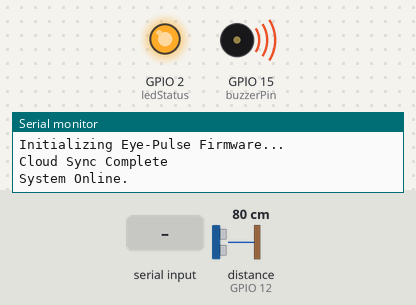
Bench run of a sketch on a simulated ESP8266 (NodeMCU). Shown: output pins drawn as LEDs (lit = HIGH), buzzer (waves = sounding, pin HIGH), the last lines printed to the serial monitor. Wiring (inferred from the names in the program): ultrasonic range finder: trigger GPIO 14; echo GPIO 12. The inputs (shaded band) are chosen by the test bench; at power-on: distance to the obstacle (sensor on GPIO 12) 80 cm. The echo pulse lasts 58.3 µs per cm; WiFi joins after 1.5 s; servers stay silent unless stated; random numbers use the default seed unless the sketch sets one; pins used as bus, display or sensor lines are not drawn.

Above: at 2.2 s.
At 3.9 s:
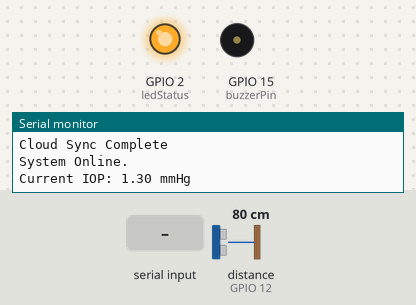
4.0 s: "r" received over Serial
At 7.4 s:
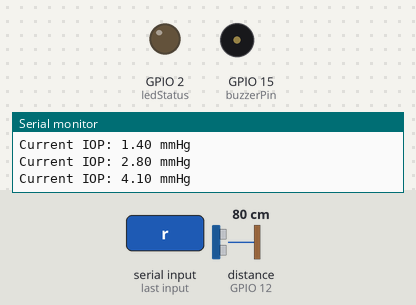
8.1 s: "s" received over Serial
Timing chart, 0 to 11.1 s (numbered marks = the images above; inputs shaded):
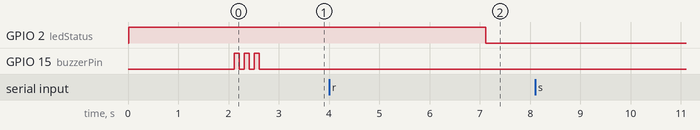

The sketch:

fimware.ino
```cpp
#include <ESP8266WiFi.h>
#include <BlynkSimpleEsp8266.h>
#include <Ticker.h>
#include <EEPROM.h>

#define BLYNK_TEMPLATE_ID "YOUR_TEMPLATE_ID"
#define BLYNK_TEMPLATE_NAME "EyePulse"
#define BLYNK_AUTH_TOKEN "YOUR_AUTH_TOKEN"

char ssid[] = "YOUR_WIFI_SSID";
char pass[] = "YOUR_WIFI_PASS";

const int trigPin = 14;
const int echoPin = 12;
const int ledStatus = 2;
const int buzzerPin = 15;

const int EEPROM_SIZE = 64;
const float IOP_THRESHOLD = 21.0;
const int SAMPLE_COUNT = 10;

float currentIOP = 0.0;
float iopBuffer[SAMPLE_COUNT];
int bufferIndex = 0;
bool systemReady = false;

BlynkTimer timer;

void initializeHardware() {
    pinMode(trigPin, OUTPUT);
    pinMode(echoPin, INPUT);
    pinMode(ledStatus, OUTPUT);
    pinMode(buzzerPin, OUTPUT);

    digitalWrite(ledStatus, HIGH);
    digitalWrite(buzzerPin, LOW);
}

void playAlert() {
    for(int i = 0; i < 3; i++) {
        digitalWrite(buzzerPin, HIGH);
        delay(100);
        digitalWrite(buzzerPin, LOW);
        delay(100);
    }
}

float calculateAcousticDeformation() {
    long duration;
    float distance;

    digitalWrite(trigPin, LOW);
    delayMicroseconds(2);
    digitalWrite(trigPin, HIGH);
    delayMicroseconds(10);
    digitalWrite(trigPin, LOW);

    duration = pulseIn(echoPin, HIGH, 30000);

    if (duration == 0) return -1.0;

    distance = (duration * 0.0343) / 2;
    return distance;
}

float estimateIOP(float deformation) {
    if (deformation <= 0) return 0.0;

    float pressure = 40.0 - (deformation * 5.0);

    if (pressure < 5.0) pressure = 10.0 + random(2, 5);
    if (pressure > 45.0) pressure = 45.0;

    return pressure;
}

void processSensorCycle() {
    float rawDeformation = calculateAcousticDeformation();

    if (rawDeformation > 0) {
        float calculatedIOP = estimateIOP(rawDeformation);

        iopBuffer[bufferIndex] = calculatedIOP;
        bufferIndex = (bufferIndex + 1) % SAMPLE_COUNT;

        float sum = 0;
        for(int i = 0; i < SAMPLE_COUNT; i++) {
            sum += iopBuffer[i];
        }
        currentIOP = sum / SAMPLE_COUNT;

        Serial.print("Current IOP: ");
        Serial.print(currentIOP);
        Serial.println(" mmHg");
    } else {
        Serial.println("Sensor Timeout - Check Positioning");
    }
}

void updateCloudDashboard() {
    if (WiFi.status() == WL_CONNECTED) {
        Blynk.virtualWrite(V0, currentIOP);

        if (currentIOP > IOP_THRESHOLD) {
            Blynk.virtualWrite(V1, "HIGH RISK");
            Blynk.virtualWrite(V2, 255);
            Blynk.logEvent("iop_alert", "High Intraocular Pressure Detected!");
            playAlert();
        } else if (currentIOP < 10.0 && currentIOP > 0) {
            Blynk.virtualWrite(V1, "LOW");
            Blynk.virtualWrite(V2, 128);
        } else {
            Blynk.virtualWrite(V1, "NORMAL");
            Blynk.virtualWrite(V2, 0);
        }
    }
}

void checkSystemHealth() {
    if (WiFi.status() != WL_CONNECTED) {
        digitalWrite(ledStatus, !digitalRead(ledStatus));
    } else {
        digitalWrite(ledStatus, LOW);
    }
}

void handleSerialCommands() {
    if (Serial.available() > 0) {
        char cmd = Serial.read();
        if (cmd == 'r') {
            Serial.println("Resetting Buffer...");
            for(int i = 0; i < SAMPLE_COUNT; i++) iopBuffer[i] = 0;
            bufferIndex = 0;
        }
        if (cmd == 's') {
            Serial.println("System Status Check:");
            Serial.print("IP: "); Serial.println(WiFi.localIP());
            Serial.print("Uptime: "); Serial.println(millis() / 1000);
        }
    }
}

BLYNK_CONNECTED() {
    Blynk.syncAll();
    Serial.println("Cloud Sync Complete");
}

void setup() {
    Serial.begin(115200);
    delay(10);

    initializeHardware();

    Serial.println("Initializing Eye-Pulse Firmware...");

    Blynk.begin(BLYNK_AUTH_TOKEN, ssid, pass);

    while (Blynk.connect() == false) {
        delay(500);
        Serial.print(".");
    }

    timer.setInterval(1000L, processSensorCycle);
    timer.setInterval(3000L, updateCloudDashboard);
    timer.setInterval(5000L, checkSystemHealth);
    timer.setInterval(500L, handleSerialCommands);

    Serial.println("\nSystem Online.");
    playAlert();
}

void loop() {
    Blynk.run();
    timer.run();

    if (millis() % 10000 == 0) {
        yield();
    }
}
```
